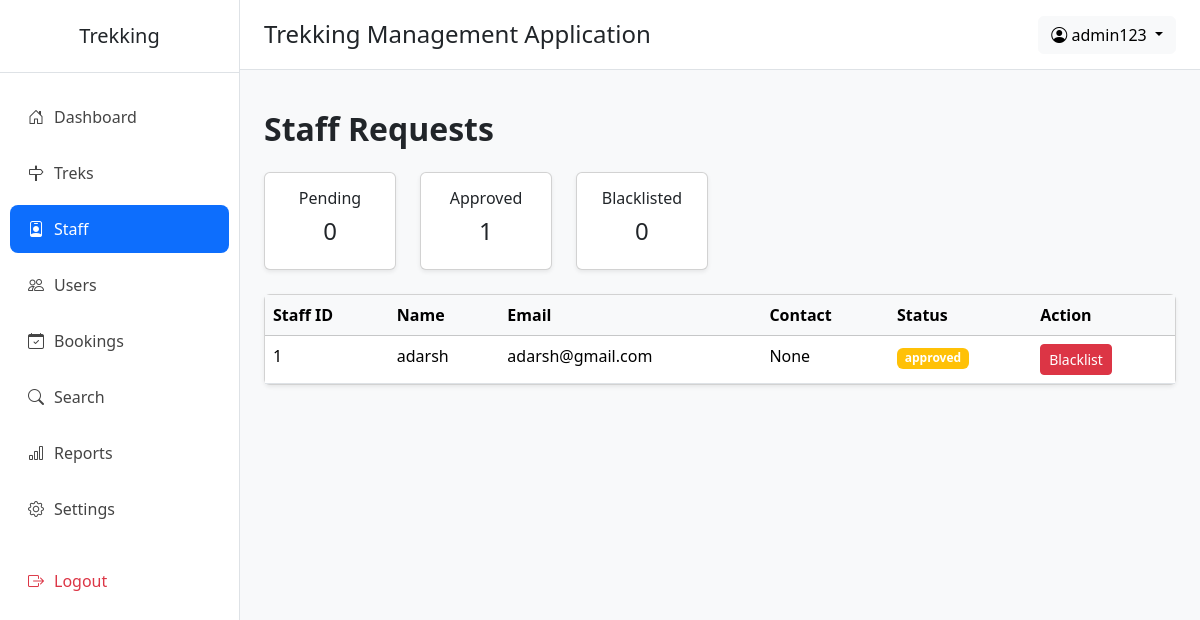
The app's page /admin/staff (signed in), older data.
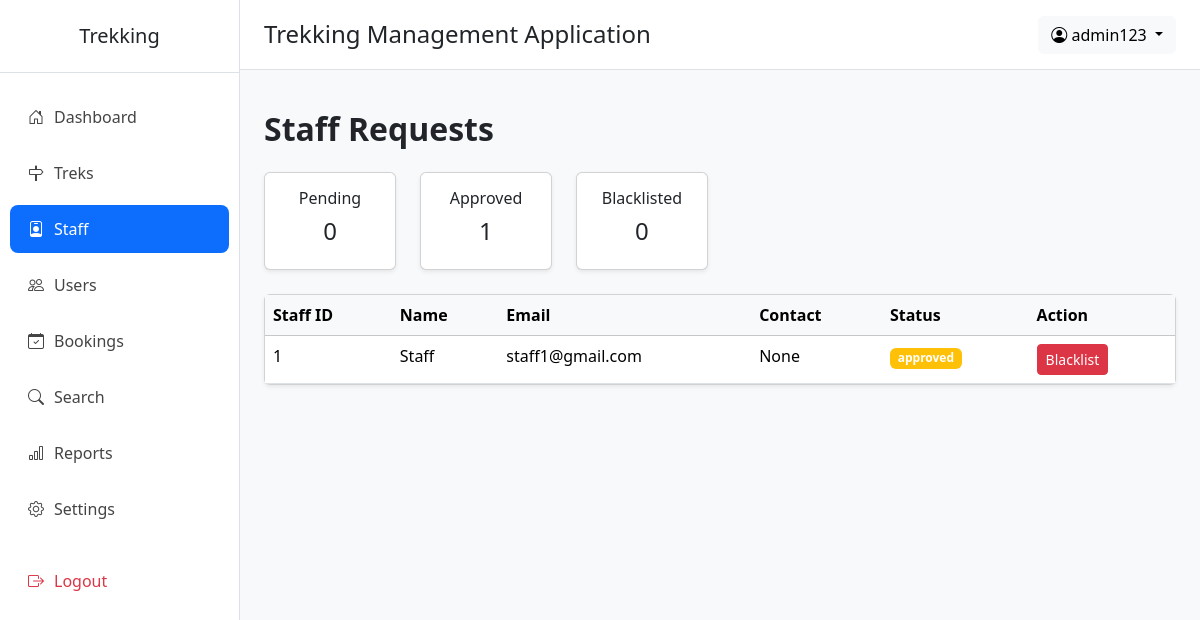
The same page, newer data.
### application/models.py (models this page shows)
class Staff(db.Model):
    __tablename__="staff"
    id=db.Column(db.Integer(),primary_key=True,autoincrement=True)
    userid=db.Column(db.Integer(),db.ForeignKey("users.id"))
    approval_status=db.Column(db.String(),default="pending") # pending | approved | rejected | blacklisted
    approved_by=db.Column(db.Integer(),db.ForeignKey("users.id"))
    approved_at=db.Column(db.DateTime(),nullable=True,default=None)
    bio=db.Column(db.String(),default=None,nullable=True)
    treks = db.relationship(
        "Trek",
        backref="staff"
    )

class User(db.Model):
    __tablename__="users"
    id=db.Column(db.Integer(),primary_key=True,autoincrement=True)
    name=db.Column(db.String(),nullable=False)
    email=db.Column(db.String(),nullable=False,unique=True)
    password=db.Column(db.String(),nullable=False)
    contact=db.Column(db.String(),nullable=True)
    role=db.Column(db.String(),default="user")       # admin | user | staff
    status=db.Column(db.String(),default="active")   # active | blacklisted | pending | rejected
    created_at=db.Column(db.DateTime(),server_default=db.func.now())
    updated_at=db.Column(db.DateTime(),server_default=db.func.now(),onupdate=db.func.now())
    staff_profile = db.relationship(
        "Staff",
        backref="user",
        uselist=False,
        foreign_keys="Staff.userid"
    )
    bookings = db.relationship(
        "Booking",
        backref="user",
        cascade="all, delete-orphan"
    )

### application/admin_routes.py (the view)
@app.route("/admin/staff")
def all_staff():
    this_admin=User.query.filter_by(id=session["admin_id"]).first()
    all_staff=Staff.query.all()
    active_staff=Staff.query.filter_by(approval_status="approved").all().__len__()
    pending_staff=Staff.query.filter_by(approval_status="pending").all().__len__()
    blacklisted_staff=Staff.query.filter_by(approval_status="blacklisted").all().__len__()
    return render_template("admin/manage_staff.html",this_admin=this_admin,all_staff=all_staff,active_staff=active_staff,pending_staff=pending_staff,blacklisted_staff=blacklisted_staff)

### templates/admin/manage_staff.html (shortened to what this page needs)
{% extends "admin/base.html" %}
{% block content %}
<h2 class="mb-4 fw-bold">
        Staff Requests
    </h2>
    <div class="row mb-4">
        <div class="col-md-2">
            <div class="card text-center shadow-sm">
                <div class="card-body">
                    <h6>Pending</h6>
                    <h4>{{ pending_staff }}</h4>
                </div>
            </div>
        </div>
        <div class="col-md-2">
            <div class="card text-center shadow-sm">
                <div class="card-body">
                    <h6>Approved</h6>
                    <h4>{{ active_staff }}</h4>
                </div>
            </div>
        </div>
        <div class="col-md-2">
            <div class="card text-center shadow-sm">
                <div class="card-body">
                    <h6>Blacklisted</h6>
                    <h4>{{ blacklisted_staff }}</h4>
                </div>
            </div>
        </div>
    </div>
    <div class="card shadow-sm">
        <div class="card-body p-0">
            <table class="table table-hover mb-0">
                <thead class="table-light">
                    <tr>
                        <th>Staff ID</th>
                        <th>Name</th>
                        <th>Email</th>
                        <th>Contact</th>
                        <th>Status</th>
                        <th>Action</th>
                    </tr>
                </thead>
                <tbody>
                {% for staff in all_staff %}
                <tr>
                    <td>{{ staff.id }}</td>
                    <td>{{ staff.user.name }}</td>
                    <td>{{ staff.user.email }}</td>
                    <td>{{ staff.user.contact }}</td>
                    <td>
                        <span class="badge bg-warning">
                            {{ staff.approval_status }}
                        </span>
                    </td>
                    <td>
                        {% if staff.approval_status == "approved" %}
                        <a
                            href="/reject_staff/{{ staff.id }}"
                            class="btn btn-danger btn-sm">
                            Blacklist
                        </a>
                        {% endif %}
                    </td>
                </tr>
                {% endfor %}
                </tbody>
            </table>
        </div>
    </div>
{% endblock %}

Row changes from the older to the newer data that the page shows:
changed through a linked row, Staff "approved": user.name "adarsh" → "Staff"; user.email "adarsh@gmail.com" → "staff1@gmail.com"
